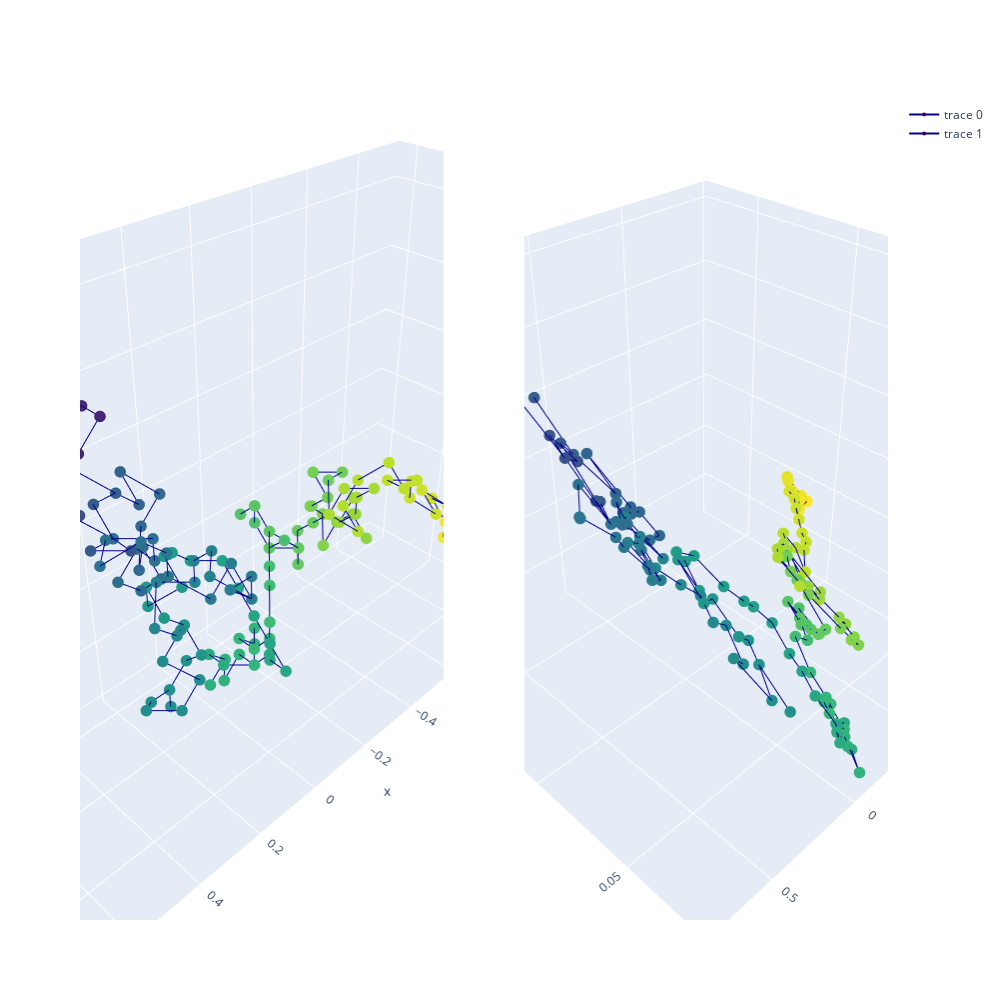

The code cell stored with this chart in its notebook:
### Code cell
fig = plt.figure(figsize=(50, 50))

test_true_structure = test_true_structures[GRAPH_TESTED]
test_pred_structure = test_pred_structures[GRAPH_TESTED]

test_pred_structure_superposed, test_true_structure_superposed = \
        kabsch_superimposition_numpy(test_pred_structure, test_true_structure)

x_pred = test_pred_structure_superposed[:, 0]  
y_pred = test_pred_structure_superposed[:, 1]
z_pred = test_pred_structure_superposed[:, 2]

x_true = test_true_structure_superposed[:, 0]  
y_true = test_true_structure_superposed[:, 1]
z_true = test_true_structure_superposed[:, 2]

# Initialize figure with 4 3D subplots
fig = make_subplots(
    rows=1, cols=2,
    specs=[[{'type': 'scatter3d'}, {'type': 'scatter3d'}]])

# adding surfaces to subplots.
fig.add_trace(
    go.Scatter3d(
    x=x_true, y=y_true, z=z_true,
    marker=dict(
        size=4,
        color=np.asarray(range(len(x_true))),
        colorscale='Viridis',
    ),
    line=dict(
        color='darkblue',
        width=2
    )
), row=1, col=1)

fig.add_trace(
    go.Scatter3d(
    x=x_pred, y=y_pred, z=z_pred,
    marker=dict(
        size=4,
        color=np.asarray(range(len(x_pred))),
        colorscale='Viridis',
    ),
    line=dict(
        color='darkblue',
        width=2
    )
),row=1, col=2)

fig.update_layout(
    height=1000,
    width=1000
)

fig.show()

# Shape comparison
print('Kabsch distance is ' + str(kabsch_distance_numpy(test_pred_structure, test_true_structure)))

### Figure 1 — Plotly figure (JSON) as saved in the notebook; plotly's stock layout.template omitted (floating-point values rounded to 4 significant figures; data arrays with more than 128 entries replaced by an {"elided": "..."} marker saying what was removed)
{"data": [{"line": {"color": "darkblue", "width": 2}, "marker": {"color": {"elided": "202 int values"}, "colorscale": [[0, "#440154"], [0.1111, "#482878"], [0.2222, "#3e4989"], [0.3333, "#31688e"], [0.4444, "#26828e"], [0.5556, "#1f9e89"], [0.6667, "#35b779"], [0.7778, "#6ece58"], [0.8889, "#b5de2b"], [1, "#fde725"]], "size": 4}, "scene": "scene", "type": "scatter3d", "x": {"elided": "202 float values"}, "y": {"elided": "202 float values"}, "z": {"elided": "202 float values"}}, {"line": {"color": "darkblue", "width": 2}, "marker": {"color": {"elided": "202 int values"}, "colorscale": [[0, "#440154"], [0.1111, "#482878"], [0.2222, "#3e4989"], [0.3333, "#31688e"], [0.4444, "#26828e"], [0.5556, "#1f9e89"], [0.6667, "#35b779"], [0.7778, "#6ece58"], [0.8889, "#b5de2b"], [1, "#fde725"]], "size": 4}, "scene": "scene2", "type": "scatter3d", "x": {"elided": "202 float values"}, "y": {"elided": "202 float values"}, "z": {"elided": "202 float values"}}], "layout": {"height": 1000, "scene": {"domain": {"x": [0, 0.45], "y": [0, 1]}}, "scene2": {"domain": {"x": [0.55, 1], "y": [0, 1]}}, "width": 1000}}
